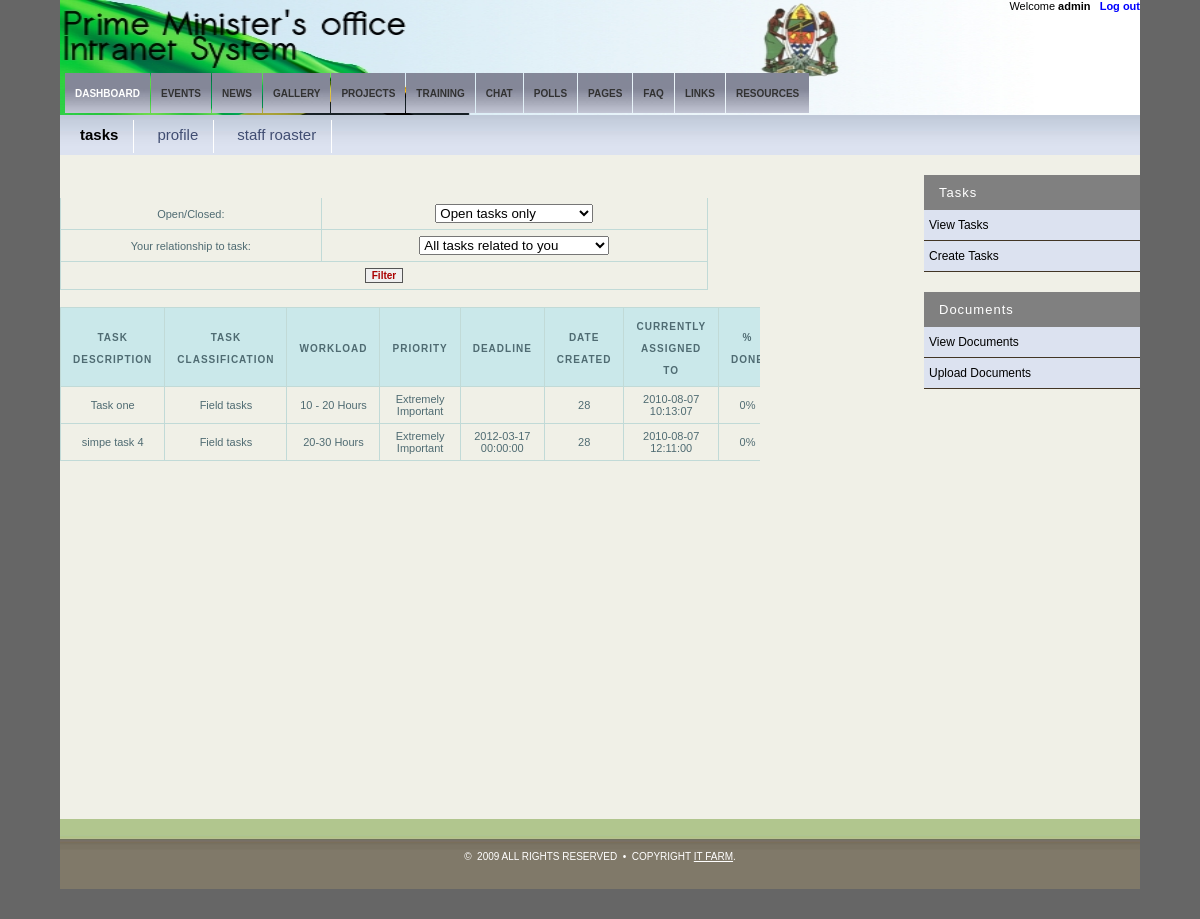
Page /modules/tasks/main.php?page=dashboard (signed in) on the committed database.
### tables this page shows
CREATE TABLE IF NOT EXISTS `tbl_tasks` (
  `task_id` int(11) NOT NULL,
  `task_description` varchar(255) DEFAULT NULL,
  `task_classification_id` varchar(3) DEFAULT NULL,
  `workload_classification_id` varchar(3) DEFAULT NULL,
  `priority_classification_id` varchar(3) DEFAULT NULL,
  `deadline` datetime DEFAULT NULL,
  `created_by` varchar(8) DEFAULT NULL,
  `date_created` datetime DEFAULT NULL,
  `percent_completed` int(11) DEFAULT NULL,
  `date_closed` datetime DEFAULT NULL,
  `task_closure_classification_id` varchar(3) DEFAULT NULL,
  `task_outcome_classification_id` varchar(3) DEFAULT NULL,
  `assignee_can_close` int(11) DEFAULT NULL,
  PRIMARY KEY (`task_id`),
  KEY `fi0` (`priority_classification_id`),
  KEY `fi1` (`task_classification_id`),
  KEY `fi2` (`task_closure_classification_id`),
  KEY `fi3` (`task_outcome_classification_id`),
  KEY `fi4` (`workload_classification_id`),
  KEY `fi5` (`created_by`)
);

CREATE TABLE IF NOT EXISTS `tbl_setup_task_classifications` (
  `task_classification_id` varchar(3) NOT NULL,
  `task_classification` varchar(50) DEFAULT NULL,
  `status` char(6) NOT NULL,
  PRIMARY KEY (`task_classification_id`)
);

CREATE TABLE IF NOT EXISTS `tbl_setup_workload_classifications` (
  `workload_classification_id` varchar(3) NOT NULL,
  `workload_classification` varchar(50) DEFAULT NULL,
  `status` char(6) NOT NULL,
  PRIMARY KEY (`workload_classification_id`)
);

CREATE TABLE IF NOT EXISTS `tbl_setup_priority_classifications` (
  `priority_classification_id` varchar(3) NOT NULL,
  `priority_classification` varchar(50) DEFAULT NULL,
  `status` char(6) NOT NULL,
  PRIMARY KEY (`priority_classification_id`)
);

### modules/tasks/dashboard/viewtasks.php (the view, shortened to what the rows shown need)
<?php
	$current_user_id = $_SESSION['id'];
	@include_once('config.php');
	@include_once('config_imported/connect.inc.php');
	@include_once('config_imported/coresql.inc.php');
    @include_once('config_imported/settings.inc.php');
	function get_task_classification($task_classification_id) {
		$task_classification_string="SELECT task_classification FROM tbl_setup_task_classifications WHERE task_classification_id = '" . $task_classification_id ."'";
		$task_classification_query = mysql_query($task_classification_string);
		$task_classification = mysql_fetch_array($task_classification_query) or die( mysql_error() );
		$result = $task_classification['task_classification'];
		if( !empty($result) ) return $result;
		else return "nothing";
	};
	function get_workload_classification($workload_classification_id) {
		$workload_classification_string="SELECT workload_classification FROM tbl_setup_workload_classifications WHERE workload_classification_id = '" . $workload_classification_id ."'";
		$workload_classification_query = mysql_query($workload_classification_string);
		$workload_classification = mysql_fetch_array($workload_classification_query) or die( mysql_error() );
		$result = $workload_classification['workload_classification'];
		if( !empty($result) ) return $result;
		else return "nothing";
	};
	function get_priority_classification($priority_classification_id) {
		$priority_classification_string="SELECT priority_classification FROM tbl_setup_priority_classifications WHERE priority_classification_id = '" . $priority_classification_id ."'";
		$priority_classification_query = mysql_query($priority_classification_string);
		$priority_classification = mysql_fetch_array($priority_classification_query) or die( mysql_error() );
		$result = $priority_classification['priority_classification'];
		if( !empty($result) ) return $result;
		else return "nothing";
	};
	$openclosestatus = $_POST['openclosestatus'];
	$taskrelationship = $_POST['taskrelationship'];
	if ($openclosestatus == "") {
		$openclosestatus = "open";
	}
	if ($taskrelationship == "") {
		$taskrelationship = "all";
	}
	switch ($openclosestatus) {
		case "open":
			$condition_open_close = "date_closed is null";
			break;
	}
	switch ($taskrelationship) {
		case "all":
			$condition_relationship = "1=1";
			break;
	}
$qry_task_SQL = "SELECT tbl_tasks.*,
						ever_created_by_user,
						ever_assigned_by_user,
						ever_referred_to_user,
						ever_referred_to_user_as_group_leader,
						ever_referred_to_user_as_group_member,
						currently_assigned_to_user,
						currently_assigned_to_user_as_group_leader,
						currently_assigned_to_user_as_group_member,
						tbl_setup_task_classifications.task_classification,
						tbl_setup_workload_classifications.workload_classification,
						tbl_setup_priority_classifications.priority_classification,
						authuser.name, authuser.surname,
						tbl_setup_task_closure_classifications.task_closure_classification,
						tbl_setup_task_outcome_classifications.task_outcome_classification,
						DATE_FORMAT(date_created,'%d-%b-%y') AS date_created_formatted,
						DATE_FORMAT(Deadline,'%d-%b-%y') AS deadline_formatted,
						DATE_FORMAT(date_closed,'%d-%b-%y') AS date_closed_formatted
						FROM (
								authuser INNER JOIN (
									(
										(
											(
												(
													tbl_tasks LEFT JOIN tbl_setup_task_classifications ON
													tbl_tasks.task_classification_id = tbl_setup_task_classifications.task_classification_id
												)
												LEFT JOIN tbl_setup_workload_classifications ON
												tbl_tasks.workload_classification_id = tbl_setup_workload_classifications.workload_classification_id
											)
											LEFT JOIN tbl_setup_priority_classifications ON
											tbl_tasks.priority_classification_id = tbl_setup_priority_classifications.priority_classification_id
										)
										LEFT JOIN tbl_setup_task_closure_classifications ON
										tbl_tasks.task_closure_classification_id = tbl_setup_task_closure_classifications.task_closure_classification_id
									)
									LEFT JOIN tbl_setup_task_outcome_classifications ON
									tbl_tasks.task_outcome_classification_id = tbl_setup_task_outcome_classifications.task_outcome_classification_id
								)
							ON authuser.id = tbl_tasks.created_by
						)
						INNER JOIN (".$qry_related_to_user_relationship_SQL.") as qry_related_to_user_relationship ON
						tbl_tasks.task_id = qry_related_to_user_relationship.task_id
					WHERE ".$condition_open_close." AND ".$condition_relationship."
					ORDER BY currently_assigned_to_user desc, currently_assigned_to_user_as_group_leader desc,
					currently_assigned_to_user_as_group_member, priority_classification_id, deadline";
?>
	<div class="scrolldown">
	<table class="sorted" style="font-size:90%">
		<thead>
		<tr>
				<th id="desc">Task description</th>
				<th id="classification">Task classification</th>
				<th id="workload">Workload</th>
				<th id="priority">Priority</th>
				<th id="deadline">Deadline</th>
				<th id="datecreated">Date created</th>
				<th id="currentlyassignedto">Currently assigned to</th>
				<th id="percentcompleted">% done</th>
		</tr>
		</thead>
		<tbody>
		<?php
		$qry_task_result = mysql_query($qry_task_SQL);
		if (!$qry_task_result) {
				exit('<p>Error performing task query: '.mysql_error().'</p>');
		}
		else {
			if (mysql_num_rows($qry_task_result) == 0) {
				echo "<P  class='centered'>No tasks meet the filter criteria</P>";
			}
			else {
				for( $incr=0; $incr< mysql_num_rows($qry_task_result); $incr++) {
					$row = mysql_fetch_array($qry_task_result);
					echo '<tr class="pointer" onClick="document.location.href=\''.$dashboardPage .'&tag=processtask&task_id='.$row['task_id'].'\'">';
						echo "<td>". $row['task_description'] ."</td>";
						echo "<td>". get_task_classification( $row['task_classification_id'] ) . "</td>";
						echo "<td>". get_workload_classification( $row['workload_classification_id'] ) ."</td>";
						echo "<td>". get_priority_classification( $row['priority_classification_id'] ) ."</td>";
						echo "<td>". $row['deadline'] ."</td>";
						echo "<td>". $row['created_by'] ."</td>";
						echo "<td>". $row['date_created'] ."</td>";
						echo "<td>". $row['percent_completed'] ."%</td>";
					echo "</tr>";
				};
			};
		}
	?>
	</tbody>
	</table>
	</div>

### rows in the picture
tbl_tasks: task_description "Task one", task_classification.task_classification "Field tasks", workload_classification.workload_classification "10 - 20 Hours", priority_classification.priority_classification "Extremely Important", created_by "28", date_created "2010-08-07 10:13:07", percent_completed "0"
tbl_tasks: task_description "simpe task 4", task_classification.task_classification "Field tasks", workload_classification.workload_classification "20-30 Hours", priority_classification.priority_classification "Extremely Important", deadline "2012-03-17 00:00:00", created_by "28", date_created "2010-08-07 12:11:00", percent_completed "0"

### other values in the picture
$_SESSION['username'] "admin"
$main_url[$incr][0] "DASHBOARD"
$main_url[$incr][0] "EVENTS"
$main_url[$incr][0] "NEWS"
$main_url[$incr][0] "GALLERY"
$main_url[$incr][0] "PROJECTS"
$main_url[$incr][0] "TRAINING"
$main_url[$incr][0] "CHAT"
$main_url[$incr][0] "POLLS"
$main_url[$incr][0] "PAGES"
$main_url[$incr][0] "FAQ"
$main_url[$incr][0] "LINKS"
$main_url[$incr][0] "RESOURCES"
$url[$incr][0] "tasks"
$url[$incr][0] "profile"
